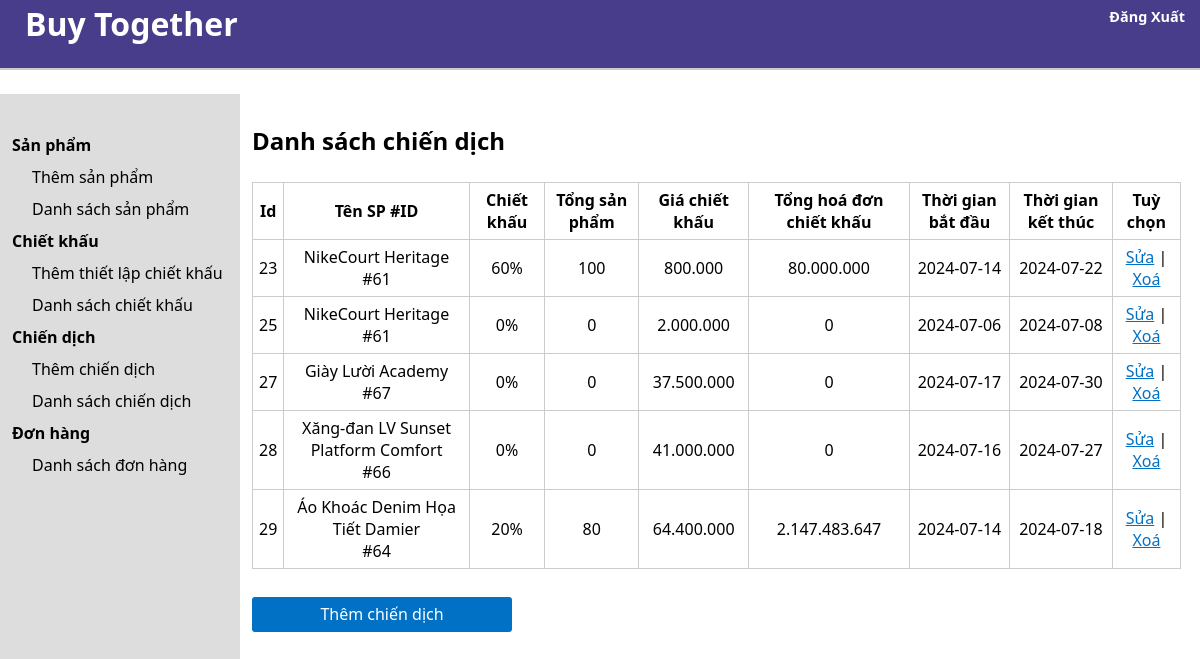
The page /admin/list_campaign.php?user_id=26 on the database its author committed.
### tables this page shows
CREATE TABLE `campaign` (
  `campaign_id` int(11) NOT NULL,
  `product_id` int(11) NOT NULL,
  `discount_id` int(11) NOT NULL,
  `product_sum` int(11) NOT NULL,
  `product_value_discount` int(50) NOT NULL,
  `total_value_discount` int(50) NOT NULL,
  `time_start` date DEFAULT NULL,
  `time_end` date DEFAULT NULL
);

CREATE TABLE `product` (
  `product_id` int(11) NOT NULL,
  `brand_id` int(11) NOT NULL,
  `user_id` int(11) NOT NULL,
  `product_name` varchar(255) NOT NULL,
  `product_price` int(25) NOT NULL,
  `product_sale_price` int(25) NOT NULL,
  `product_description` varchar(5000) NOT NULL,
  `product_main_image` varchar(255) NOT NULL,
  `product_priority` int(11) NOT NULL
);

CREATE TABLE `discount` (
  `discount_id` int(11) NOT NULL,
  `user_id` int(11) NOT NULL,
  `product_id` int(11) NOT NULL,
  `discount_point` int(9) NOT NULL,
  `discount_value` float NOT NULL
);

### admin/class/database.php (called while the page is built, shortened)
<?php
Class Database{
    public $host    = DB_HOST;
    public $user    = DB_USER;
    public $pass    = DB_PASS;
    public $dbname  = DB_NAME;
    public $link;
    private function connectDB(){
        $this->link = new mysqli($this->host, $this->user, $this->pass,
        $this->dbname);
    }
    public function select($query){
        $result = $this->link->query($query) or
        die($this->link->error.__LINE__);
        if($result->num_rows > 0){
            return $result;
        } else {
            return false;
        }
    }
}

### admin/class/campaign_class.php (called while the page is built, shortened)
<?php
include_once "database.php";
class campaign{
    private $db;
    public function __construct(){
        $this -> db = new Database();
    }
    public function show_campaign_by_seller($seller_id){
        $query = "SELECT * FROM product WHERE user_id = $seller_id ORDER BY product_id DESC";
        $temp = $this -> db -> select($query);
        while($row = $temp-> fetch_assoc()){
            $product_id[] = $row['product_id'];
        }
        if(!empty($product_id)){
            $product_id_list = implode(",", $product_id);
            $query = "SELECT campaign.*, discount.discount_value, product.* FROM campaign INNER JOIN discount ON
            campaign.discount_id = discount.discount_id INNER JOIN product ON campaign.product_id = product.product_id
            WHERE campaign.product_id IN ($product_id_list) ORDER BY campaign.campaign_id ASC";
            $result = $this -> db -> select($query);
            return $result;
        }
    }
}
?>

### admin/helpers/format.php (called while the page is built, shortened)
<?php
class Format{
    public function format_currency($n=0){
        $n = (string)$n;
        $n = strrev($n);
        $res = '';
        for($i=0; $i<strlen($n); $i++){
            if($i%3==0 && $i!=0){
                $res.='.';
            }
            $res.=$n[$i];
        }
        $res = strrev($res);
        return $res;
    }
}
?>

### admin/list_campaign.php (the view, shortened to what this page needs)
<?php
include_once "class/campaign_class.php";
include_once "header.php";
include_once "helpers/format.php";
$fm = new format;
$campaign = new campaign;
if(!isset($_GET['user_id']) || $_GET['user_id'] == NULL){
    echo "<script>window.location = '../login.php'</script>";
}else{
    $user_id = $_GET['user_id'];
}
$show_campaign = $campaign -> show_campaign_by_seller($user_id);
?>
<section class="admin-content">
        <div class="admin-content-left">
            <ul>
                <li><a href="">Sản phẩm</a>
                    <ul>
                        <li><a href="add_product.php?user_id=<?php echo $user_id?>">Thêm sản phẩm</a></li>
                        <li><a href="list_product.php?user_id=<?php echo $user_id?>">Danh sách sản phẩm</a></li>
                    </ul>
                </li>
                <li><a href="">Chiết khấu
                    <ul>
                        <li><a href="add_discount.php?user_id=<?php echo $user_id?>">Thêm thiết lập chiết khấu</a></li>
                        <li><a href="list_discount.php?user_id=<?php echo $user_id?>">Danh sách chiết khấu</a></li>
                    </ul>
                </li>
                <li><a href="">Chiến dịch</a>
                    <ul>
                        <li><a href="add_campaign.php?user_id=<?php echo $user_id?>">Thêm chiến dịch</a></li>
                        <li><a href="list_campaign.php?user_id=<?php echo $user_id?>">Danh sách chiến dịch</a></li>
                    </ul>
                </li>
                <li><a href="">Đơn hàng</a>
                    <ul>
                        <li><a href="list_order.php?user_id=<?php echo $user_id?>">Danh sách đơn hàng</a></li>
                    </ul>
                </li>
            </ul>
        </div>
        <div class="admin-content-right">
            <div class="admin-content-right-category-list" style="width: 98%;">
                <h1>Danh sách chiến dịch</h1>
                <table>
                    <tr>
                        <th>Id</th>
                        <th>Tên SP #ID</th>
                        <th>Chiết khấu</th>
                        <th>Tổng sản phẩm</th>
                        <th>Giá chiết khấu</th>
                        <th>Tổng hoá đơn chiết khấu</th>
                        <th>Thời gian bắt đầu</th>
                        <th>Thời gian kết thúc</th>
                        <th>Tuỳ chọn</th>
                    </tr>
                    <?php
                    if($show_campaign){
                        while($result = $show_campaign -> fetch_assoc()){
                    ?>
                    <tr>
                        <td><?php echo $result['campaign_id']?></td>
                        <td><?php echo $result['product_name']?> <br> #<?php echo $result['product_id']?></td>
                        <td><?php echo $result['discount_value']?>%</td>
                        <td><?php echo $result['product_sum']?></td>
                        <td><?php echo $fm -> format_currency($result['product_value_discount']) ?></td>
                        <td><?php echo $fm -> format_currency($result['total_value_discount']) ?></td>
                        <td><?php echo $result['time_start']?></td>
                        <td><?php echo $result['time_end']?></td>
                        <td><a class="normal_link" href="edit_campaign.php?user_id=<?php echo $user_id?>&campaign_id=<?php echo $result['campaign_id']?>">Sửa</a> | <a class="normal_link" href="delete_campaign.php?user_id=<?php echo $user_id?>&campaign_id=<?php echo $result['campaign_id']?>">Xoá</a></td>
                    </tr>
                    <?php
                        }
                    }
                    ?>
                </table>
                <div class="button_container">
                    <a href="add_campaign.php?user_id=<?php echo $user_id?>" class="button">Thêm chiến dịch</a>
                </div>
            </div>
        </div>
</body>
</html>

### admin/style.css (style rules this page uses)
* { margin: 0; padding: 0; box-sizing: border-box; font-family: system-ui, -apple-system, BlinkMacSystemFont, 'Segoe UI', Roboto, Oxygen, Ubuntu, Cantarell, 'Open Sans', 'Helvetica Neue', sans-serif; text-decoration: none; outline: none; color: black; }
ul { list-style: none; }
.admin-content { padding-top: 2%; display: flex; }
.admin-content-left { background-color: #ddd; height: 155vh; width: 20%; padding: 30px 0 0 12px; }
.admin-content-left > ul > li > a { font-weight: bold; }
.admin-content-left ul li { margin: 10px 0; }
.admin-content-left > ul > li > ul { margin-left: 20px; }
.admin-content-right { width: 80%; padding: 30px 0 0 12px; }
.admin-content-right-category-add input, select, .button { display: block; width: 260px; height: 35px; padding: 6px 12px; margin-top: 3%; }
.admin-content-right-category-list table { width: 100%; text-align: center; margin-top: 25px; border-collapse: collapse; }
.admin-content-right-category-list tr th,td { border: 1px solid #ccc; padding: 6px 6px; }
.admin-content-right-product-add input, select, textarea, .button { display: block; width: 260px; height: 35px; padding: 6px 12px; margin-top: 3%; }
.admin-content-right .button { cursor: pointer; background-color: #0071c5; color: #fff; border: none; border-radius: 3px; transition: all 0.3s ease; text-align: center; }
a.normal_link { color: #0071c5; text-decoration: underline; }

### rows shown on the page
campaign: campaign_id "23", product.product_name "NikeCourt Heritage", product.product_id "61", discount.discount_value "60", product_sum "100", product_value_discount "800.000", total_value_discount "80.000.000", time_start "2024-07-14", time_end "2024-07-22"
campaign: campaign_id "25", product.product_name "NikeCourt Heritage", product.product_id "61", discount.discount_value "0", product_sum "0", product_value_discount "2.000.000", total_value_discount "0", time_start "2024-07-06", time_end "2024-07-08"
campaign: campaign_id "27", product.product_name "Giày Lười Academy", product.product_id "67", discount.discount_value "0", product_sum "0", product_value_discount "37.500.000", total_value_discount "0", time_start "2024-07-17", time_end "2024-07-30"
campaign: campaign_id "28", product.product_name "Xăng-đan LV Sunset Platform Comfort", product.product_id "66", discount.discount_value "0", product_sum "0", product_value_discount "41.000.000", total_value_discount "0", time_start "2024-07-16", time_end "2024-07-27"
campaign: campaign_id "29", product.product_name "Áo Khoác Denim Họa Tiết Damier", product.product_id "64", discount.discount_value "20", product_sum "80", product_value_discount "64.400.000", total_value_discount "2.147.483.647", time_start "2024-07-14", time_end "2024-07-18"
